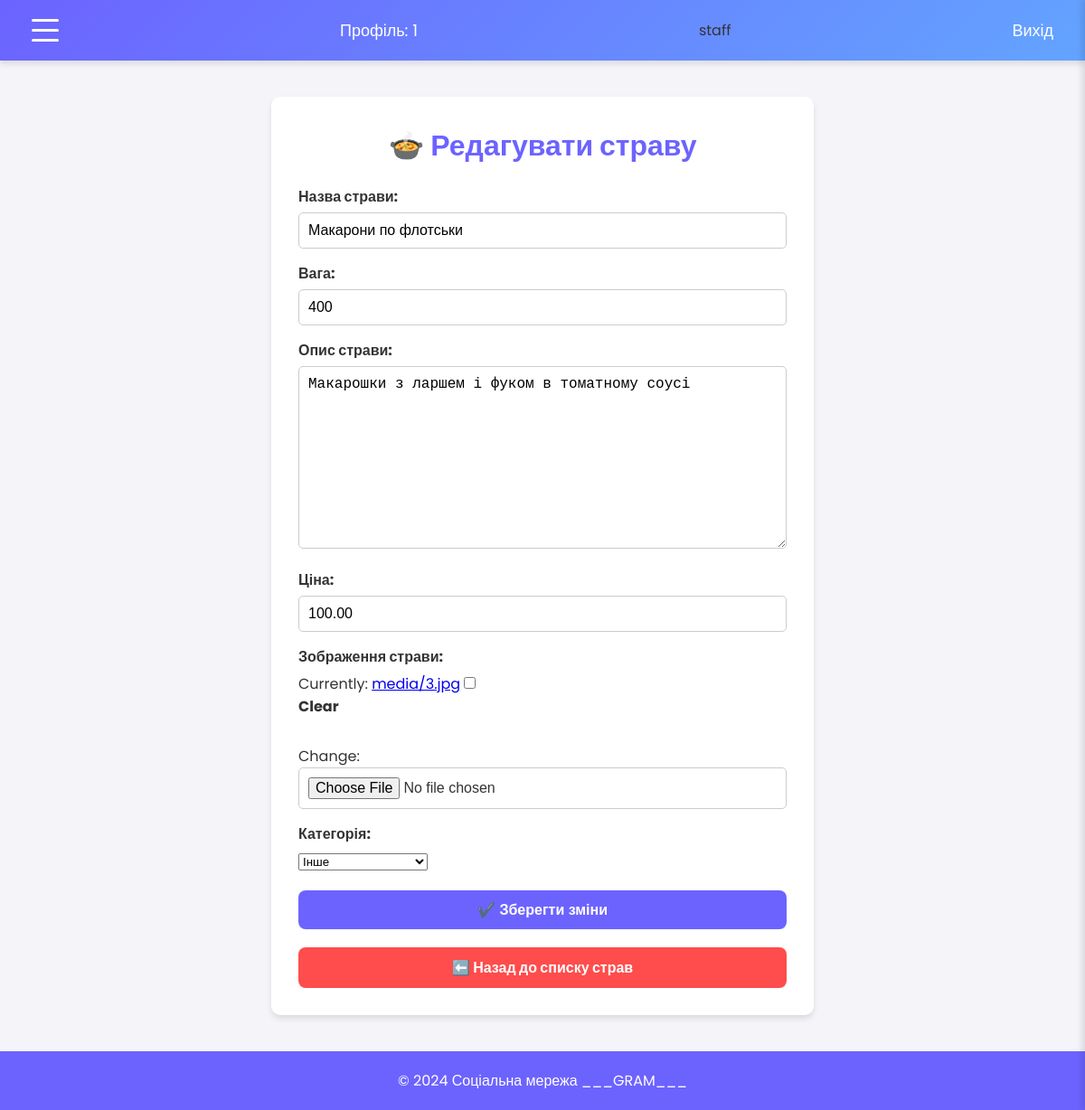
/dish/5/edit/ (signed in), run on the app's committed database.
### restik/models.py (models this page shows, shortened)
class Food(models.Model):
    name = models.CharField(max_length=255, verbose_name='Назва страви')
    weight = models.IntegerField(blank=True, verbose_name='Вага')
    description = models.TextField(blank=True, verbose_name='Опис страви')
    price = models.DecimalField(max_digits=10, decimal_places=2, verbose_name='Ціна')
    image = models.ImageField(upload_to='media/', blank=True, null=True, verbose_name='Зображення страви')
    STATUS_CHOICES = [('other', 'Інше'),
        ('hot_dishe', 'Гарячі страви'),
        ('non_alc_drink', 'Без акогольні напої'),
        ('long_alc_drink', 'Лонги'),
        ('short_alc_drink', 'Шоти'),
        ('salat', 'Салати'),
        ('side_dish', 'Гарніри')]
    category = models.CharField(choices=STATUS_CHOICES, max_length=255, default = 'other', verbose_name='Категорія')
    class Meta:
        verbose_name = 'Страва'
        verbose_name_plural = 'Страви'

### restik/views.py (the view)
    def _wrapped_view(request, *args, **kwargs):
        if not request.user.is_authenticated:
            return HttpResponseForbidden("Ви не авторизовались.")
        if not request.user.is_staff:
            return HttpResponseForbidden("Hey buddy I think you got the wrong door, leather club’s two blocks down")
        return view_func(request, *args, **kwargs)

### restik/forms.py
class FoodCreationForm(forms.ModelForm):
    class Meta:
        model = Food
        fields = ['name', 'weight', 'description', 'price', 'image', 'category']

### restik/views.py (called while the page is built)
def staff_required(view_func):
    def _wrapped_view(request, *args, **kwargs):
        if not request.user.is_authenticated:
            return HttpResponseForbidden("Ви не авторизовались.")
        if not request.user.is_staff:
            return HttpResponseForbidden("Hey buddy I think you got the wrong door, leather club’s two blocks down")
        return view_func(request, *args, **kwargs)
    return _wrapped_view

@staff_required
def edit_food(request, id):
    dish = get_object_or_404(Food, id=id)
    if request.method == 'POST':
        form = FoodCreationForm(request.POST, instance=dish)
        if form.is_valid():
            form.save()
            return redirect('food_list')  # Редірект на список страв
    else:
        form = FoodCreationForm(instance=dish)
    return render(request, 'dish_edit.html', {'form': form})

### templates/dish_edit.html (shortened to what this page needs)
{% extends 'base.html' %}
{% block content %}
<div class="edit-food-page">
    <h1 class="page-title">🍲 Редагувати страву</h1>
    <div class="form-container">
        <form method="post" enctype="multipart/form-data" class="food-form">
            {{ form.as_p }}
                <p style="margin-top: 20px;"><button type="submit" class="btn submit-btn">✔️ Зберегти зміни</button>
        </form>
        <a href="{% url 'food_list' %}" class="btn back-btn">⬅️ Назад до списку страв</a>
    </div>
</div>
{% endblock %}

### templates/base.html (shortened to what this page needs)
<!DOCTYPE html>
<html lang="uk">
<head>
</head>
<body>
    <header>
        <nav>
            <ul>
                <li><div class="menu-btn" id="menu-btn"><div></div><div></div><div></div></div></li>
                {% if user.is_authenticated %}
                    <li><a href="#">Профіль: {{ user.username }}</a></li>
                    {% if user.is_staff %}
                    <li>staff</li>
                    {% endif %}
                    <li><a href="{% url 'logout' %}">Вихід</a></li>
                {% else %}
                    <li><a href="{% url 'login' %}">Вхід</a></li>
                    <li><a href="{% url 'register' %}">Реєстрація</a></li>
                {% endif %}
            </ul>
        </nav>
    </header>
        {% block content %}
        {% endblock %}
    <footer>
        <p>© 2024 Соціальна мережа ___GRAM___</p>
    </footer>
</body>
</html>

### data on the page
Food: name "Макарони по флотськи", weight "400", description "Макарошки з ларшем і фуком в томатному соусі", price "100.00", category "Інше"

### other printed values
{{ user.username }} "1"
